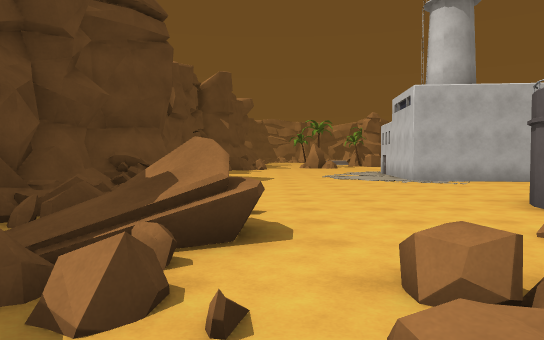
view 1 (above)

24 first-person views from a walk through a Unity game level. The camera is 1.4 m above the floor, tilts 2° down and sees 70° across. The floor is counted in squares, 2 m on a side. Each view is taken from the middle of a square. On the plan, view 1 faces up. The plan holds only what a view shows up to about 11 squares ahead; the rest is blank. The place goes on beyond the plan. Some animated figures are not drawn.

view 2
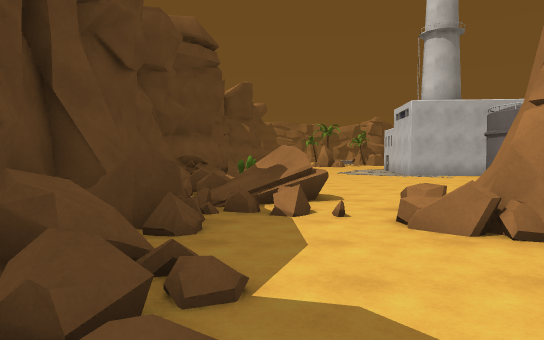

view 3
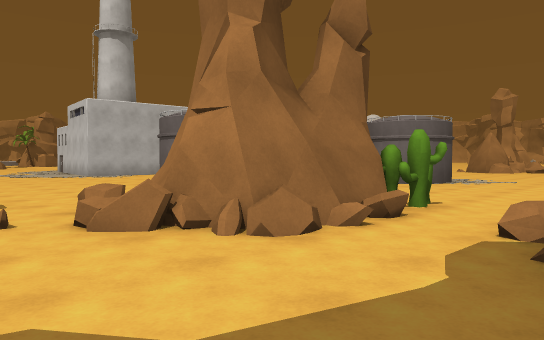

view 4
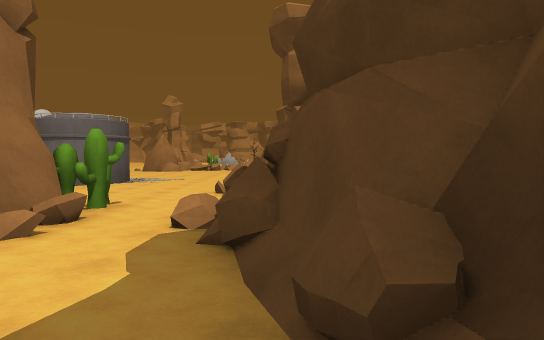

view 5
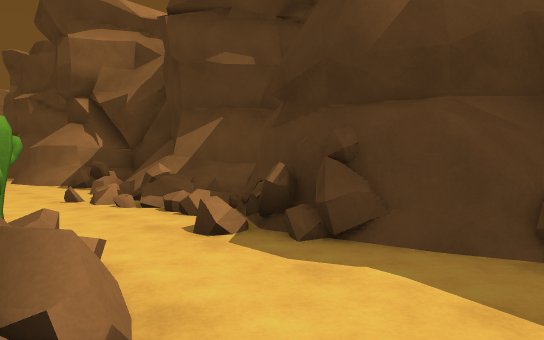

view 6
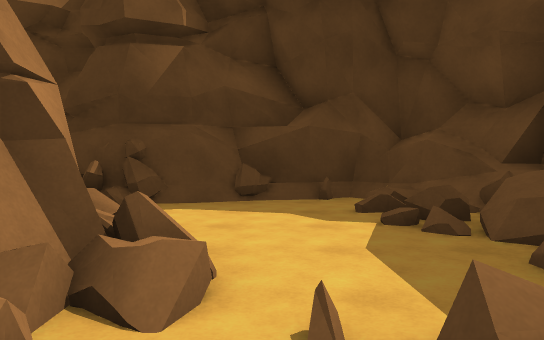

view 7
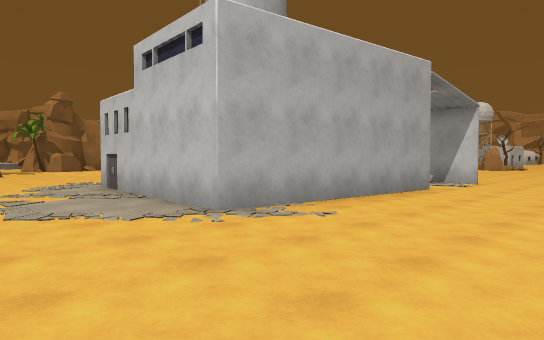

view 8
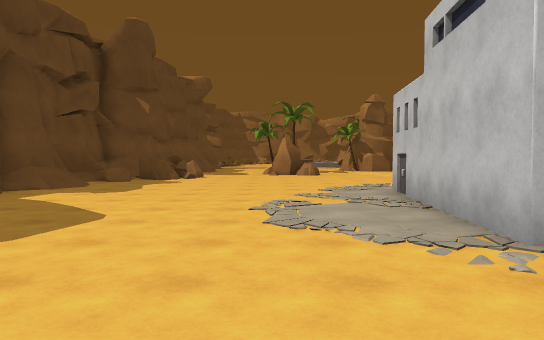

view 9
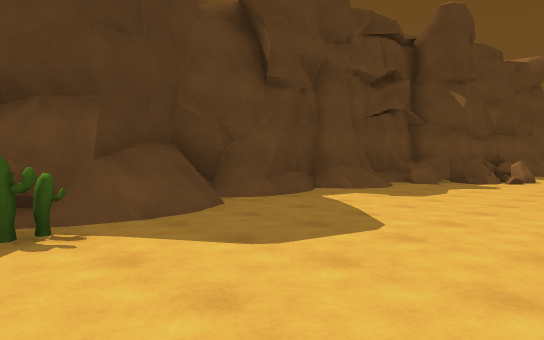

view 10
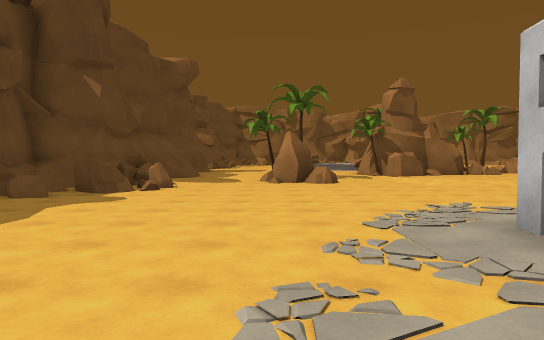

view 11
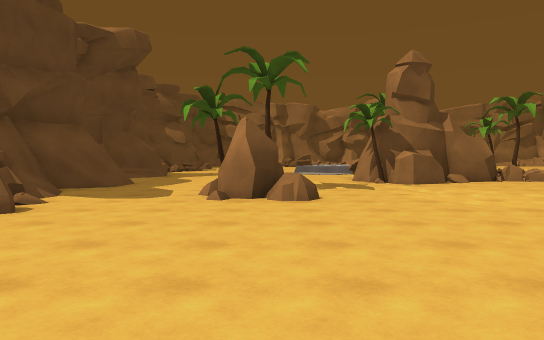

view 12
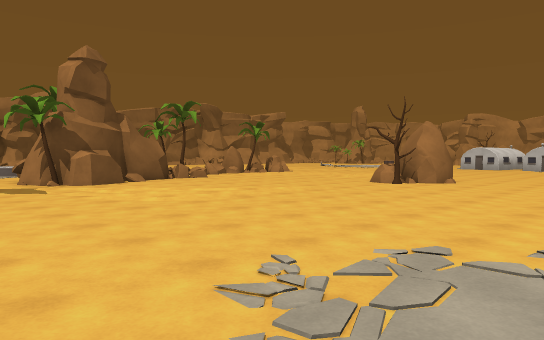

view 13
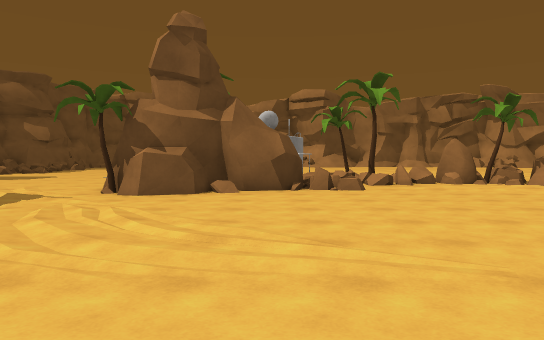

view 14
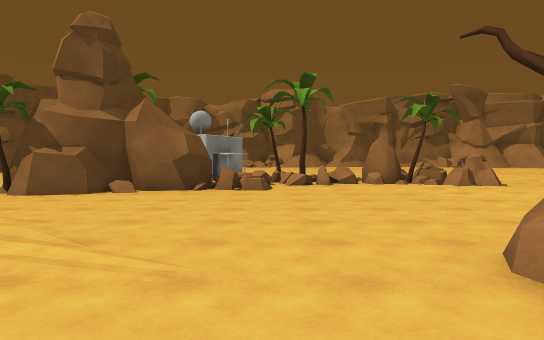

view 15
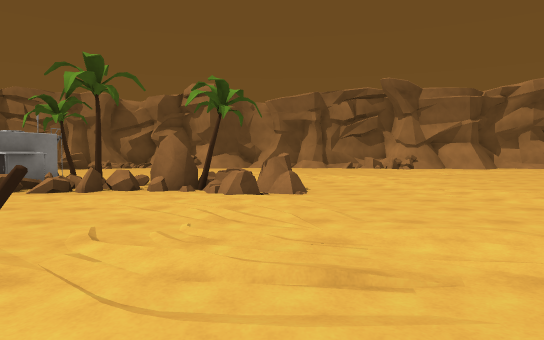

view 16
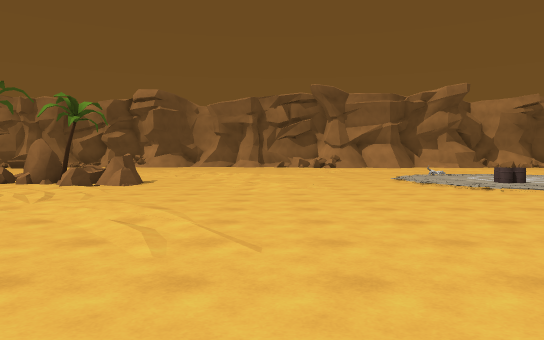

view 17
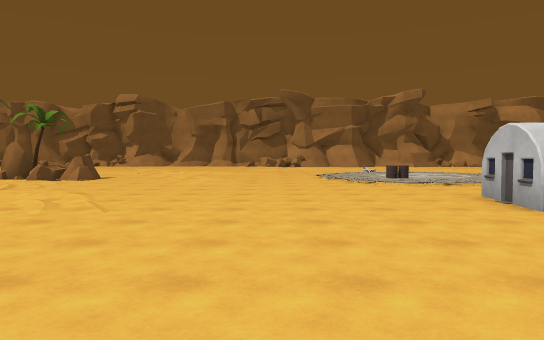

view 18
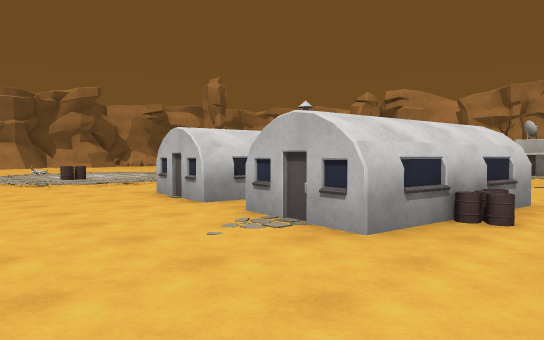

view 19
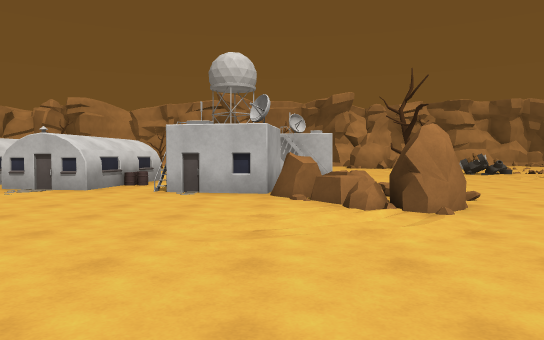

view 20
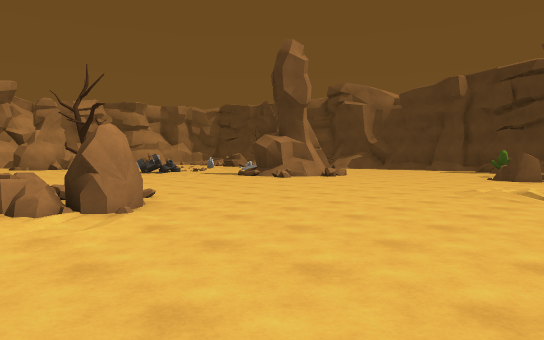

view 21
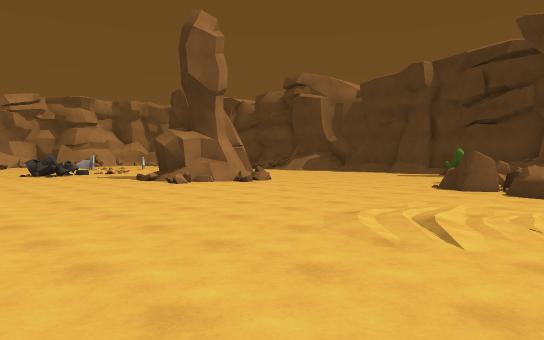

view 22
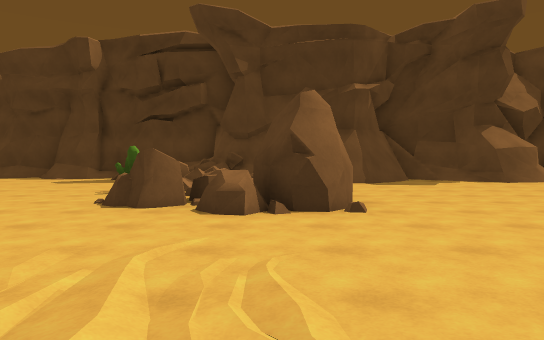

view 23
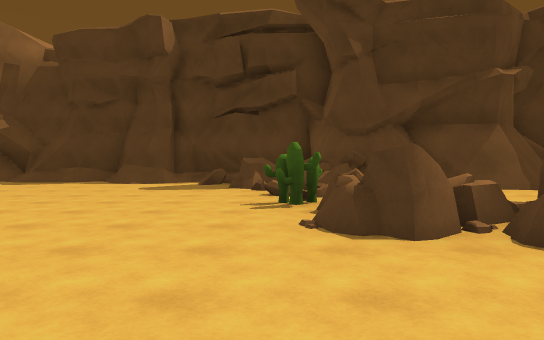

view 24
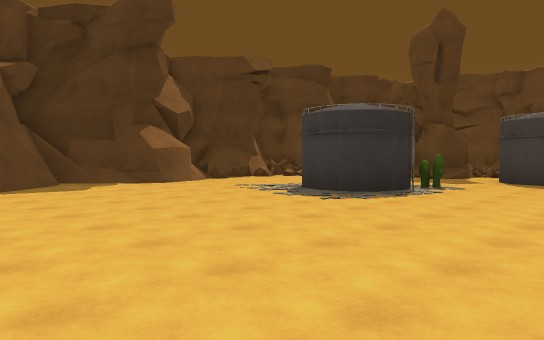

### Floor plan
Key: @ floor where view 1 was taken; # wall or solid block; x gap in a wall; . main floor; : floor 0.25 m higher than the main floor; + floor 0.5 m higher than the main floor; / step, stairs or slope; = window, fence, low wall or low ledge; ^ raised ledge; C cactus; R rock; T tree; B building.
Columns run from 4 left of view 1 to 29 right of it. Each row starts with its distance up from view 1.
 32              BB       ......
 31              BB      .......
 30       ...     BTT R  ......./:::
 29       ....    ===#RTR......./:::
 28        ...#  ##....R..../...//=:
 27     .. ...####R............../::
 26    #..  ..T#.................../
 25   ##..  .......................
 24   #...TT.......................
 23   #/..RR......................BB
 22 ###=..........................BBB
 21 #/#=.............TRT. .........
 20 ^/^=..............R    .......B
 19 #/=.................    .....BBBB
 18 #/..................     ......B.
 17 ##..............       ......B
 16 #........#            .......B
 15 ##.......#           .......RBB #
 14 #=......##            .....RR  BB
 13 #/......#            .....RRT
 12 #//.....#       #    .......
 11 ##/.....######..#    ..........
 10 #=C................   ..........
  9 #= ................  .............
  8 #=  ..........       .............
  7 ##  ......        .. ............
  6 #== ....#    ........../.........
  5 ##= ....##....................=#
  4 ##=#=... #.................../##
  3  ##=...  ...C## .....RRR...../
  2  ###.=#    ..###.....##RR....
  1 ##^..##    ..##....... RR.....
  0  #=.@####C............  CC....
 -1  ==.....C............. ==+.....
 -2  =#....=.............   =x......
 -3 ##=../###===.=/##..###/##^=.....
 -4 #########=###############==......
 -5         ####            ########/

Where each view was taken, in squares from view 1:
view 1: 0 up, 0 right, facing up
view 2: 3 down, 1 left, facing up
view 3: 3 down, 1 left, facing up-right
view 4: 3 down, 1 left, facing right
view 5: 0 up, 0 right, facing down-right
view 6: 3 up, 0 right, facing down
view 7: 7 up, 1 right, facing up-right
view 8: 8 up, 2 right, facing up
view 9: 9 up, 2 right, facing up-left
view 10: 12 up, 2 right, facing up
view 11: 16 up, 3 right, facing up
view 12: 16 up, 3 right, facing up-right
view 13: 19 up, 9 right, facing up
view 14: 19 up, 11 right, facing up
view 15: 21 up, 16 right, facing up
view 16: 19 up, 20 right, facing up
view 17: 17 up, 22 right, facing up
view 18: 17 up, 22 right, facing up-right
view 19: 15 up, 17 right, facing right
view 20: 15 up, 17 right, facing down-right
view 21: 11 up, 17 right, facing down-right
view 22: 8 up, 18 right, facing down
view 23: 6 up, 21 right, facing down
view 24: 7 up, 17 right, facing down-left
